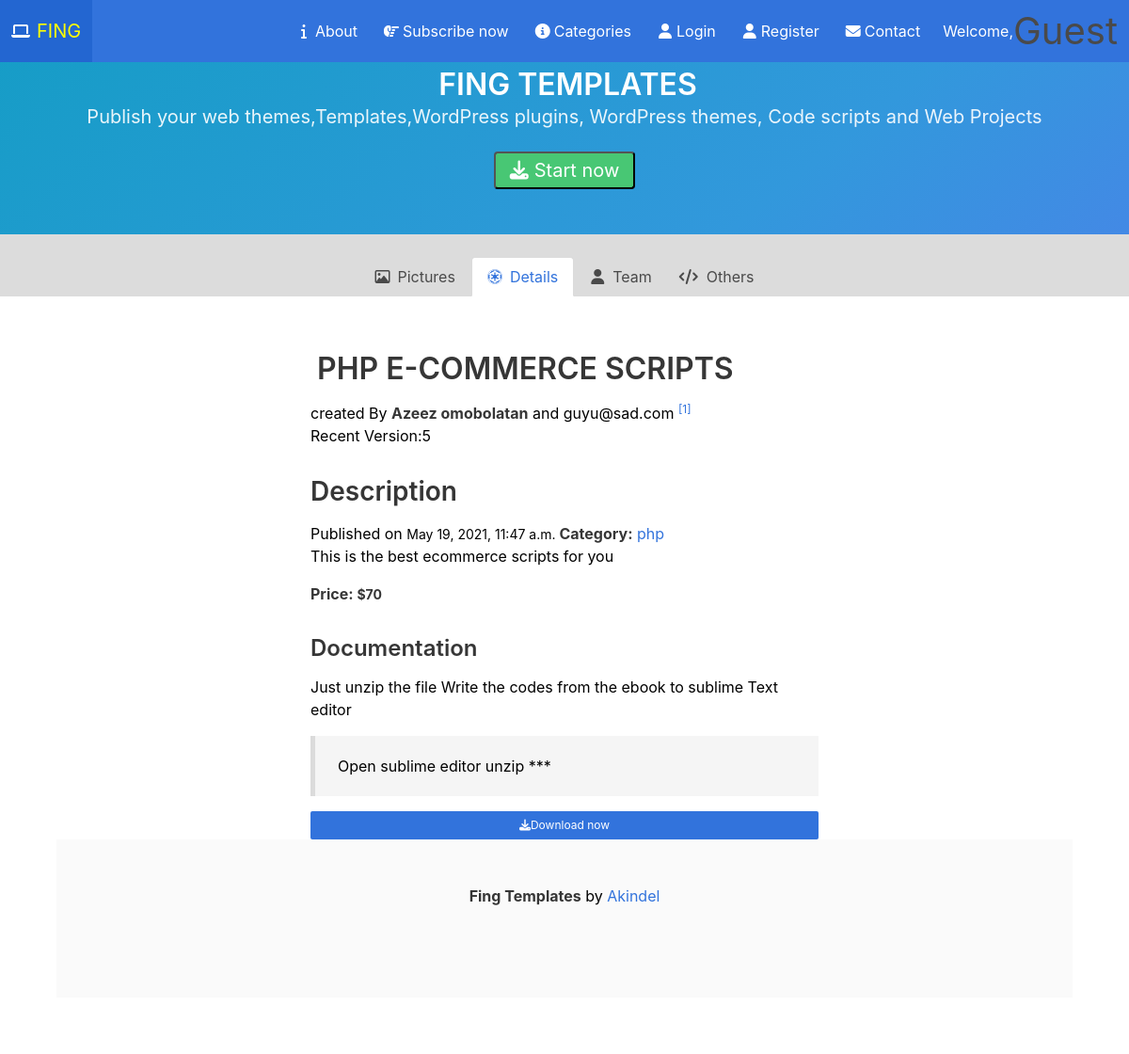
The page /details/1 on the database its author committed.
### project/models.py (models this page shows, shortened)
class Project(models.Model):
    user = models.CharField(max_length=60)
    title = models.CharField(max_length=500)
    imageUrl = models.URLField(blank=True)
    date = models.DateTimeField()
    active = models.BooleanField()
    version = models.IntegerField()
    file = models.FileField(upload_to='tmp')
    description = models.TextField()
    category = models.ForeignKey(Category, on_delete=models.CASCADE)
    price = models.IntegerField()
    document= models.TextField()
    code = models.TextField()
    contributor = models.EmailField(max_length=30)

class Category(models.Model):
    name = models.CharField(max_length=32)
    def __str__(self):
        return f" {self.name}"

### project/views.py (the view)
# urls.py: path("details/<int:id>", views.details, name="details"),
def details(request, id):
    item = Project.objects.get(id=id)
    return render(request, "projects/detail.html", {
        'item': item,
    })

### project/templates/projects/detail.html (shortened to what this page needs)
{% extends "projects/basic.html" %}
{% load static %}
{% block body %}
<link rel="stylesheet" href="{% static 'css/tabs.css' %}">
    <div class="tabs is-boxed is-centered main-menu" id="nav">
                <ul>
                    <li data-target="pane-1" id="1">
                        <a>
                            <span class="icon is-small"><i class="fa fa-image"></i></span>
                            <span>Pictures</span>
                        </a>
                    </li>
                    <li data-target="pane-2" id="2" class="is-active">
                        <a>
                            <span class="icon is-small"><i class="fab fa-empire"></i></span>
                            <span>Details</span>
                        </a>
                    </li>
                    <li data-target="pane-3" id="3">
                        <a>
                            <span class="icon is-small"><i class="fa fa-user"></i></span>
                            <span>Team</span>
                        </a>
                    </li>
                    <li data-target="pane-4" id="4">
                        <a>
                            <span class="icon is-small"><i class="fa fa-code"></i></span>
                            <span>Others</span>
                        </a>
                    </li>
                </ul>
            </div>
            <div class="tab-content">
                <div class="tab-pane is-active" id="pane-2">
                    <div class="content">
                        <h1>
{{ item.title }}
                        </h1>
                        <p>created By <strong>
                        {{ item.user }}</strong><span>
                            and {{ item.contributor }}
                        </span><sup><a>[1]</a></sup><br />Recent Version:{{ item.version }}</p>
                        <h2>Description</h2>
                        <p>
                            Published on <small> {{ item.date }} </small><strong>Category:</strong>
 <a href="{% url 'filter' item.category.name %}" class="link">{{ item.category }}</a><br />{{ item.description }}</p>
               <strong>
                   Price: <small>&dollar;{{ item.price }}</small>
               </strong>
                        <h3>Documentation</h3>
                        <p>
                            {{ item.document }}</p>
                    <blockquote>{{ item.code }}</blockquote>
                    <p>
		<a href="{{ item.file }}"><button type="submit" class="button is-link is-fullwidth has-text-weight-small is-small"><i class="fas fa-download"></i> Download now</button></a>
                    </p>
                    {% endblock %}

### project/templates/projects/basic.html (shortened to what this page needs)
{% load static %}
<!DOCTYPE html>
<html>
<head>
<link rel="stylesheet" href="{% static 'css/fonts/css/fontawesome-all.css' %}">
  <link rel="stylesheet" href="{% static 'css/bulma.min.css' %}" />
  <link rel="stylesheet" type="text/css" href="{% static 'css/index.css' %}" />
</head>
<body>
</head>
<body>
  <nav class="navbar is-link is-fixed-top">
    <div class="navbar-brand">
		<a class="navbar-item" href="../">
			<i class="fas fa-laptop"> </i>
			<h1>
			    FING
			</h1>
				</a>
    </div>
    <div id="navbarExampleTransparentExample" class="navbar-menu">
      <div class="navbar-end">
        <a class="navbar-item" href="#about">
          <span class="icon">
            <i class="fas fa-info"></i>
          </span>
          <span>About</span>
        </a>
  <a class="navbar-item" href="{% url 'subscribe' %}#subscribe">
          <span class="icon">
            <i class="fas fa-hand-point-right"></i>
          </span>
          <span>Subscribe now</span>
        </a>
        <a class="navbar-item" href="{% url 'categories' %}">
          <span class="icon">
            <i class="fas fa-info-circle"></i>
          </span>
          <span>Categories</span>
        </a>
           {% if user.is_authenticated %}
        <a class="navbar-item" href="#">
          <span class="icon">
            <i class="fas fa-file-alt"></i>
          </span>
          <span>Resume</span>
        </a>
        <a class="navbar-item" href="#">
          <span class="icon">
            <i class="fas fa-user-circle"></i>
          </span>
          <span>Portfolio</span>
        </a>
        <a class="navbar-item" href="{% url  'logout' %}">
          <span class="icon">
            <i class="fas fa-user"></i>
          </span>
          <span>Logout </span>
        </a>
        {% else %}
        <a class="navbar-item" href="{% url 'login' %}">
          <span class="icon">
            <i class="fas fa-user"></i>
          </span>
          <span>Login</span>
        </a>
        <a class="navbar-item" href="{% url 'register' %}">
          <span class="icon">
            <i class="fas fa-user"></i>
          </span>
          <span>Register</span>
        </a>
        {% endif %}
  <a class="navbar-item" href="{% url 'contact' %}">
       <span class="icon">
            <i class="fas fa-envelope"></i>
          </span>
          <span>Contact</span>
        </a>
       {% if request.user.is_authenticated %}
        <span class="navbar-item">
            Welcome, <small class="subtitle colored is-4">{{ user.username }}</small>
            {% else %}
            <span class="navbar-item">
                Welcome,<h3 class="subtitle colored is-2">Guest</h3>
        </span>{% endif %}
      </div>
    </div>
  </nav>
  <br />
  <section class="hero is-info is-bold">
    <div class="hero-body">
      <div class="container has-text-centered">
        <h1 class="title">FING Templates</h1>
        <h2 class="subtitle">
          Publish your web themes,Templates,WordPress plugins, WordPress themes, Code scripts and Web Projects
        </h2>
  <div class="control"><button class="tag is-success is-large"><i class="fas fa-download"></i><span class="now">Start now</span></button></div>
      </div>
    </div>
  </section>
  <br />
       {% block body %}
        {% endblock %}
 </div></div>
  <footer class="footer">
    <div class="container">
      <div class="content has-text-centered">
        <p>
          <strong>Fing Templates</strong> by
          <a href="https://github.com/hero757">Akindel</a>
          </p>
      </div>
    </div>
  </footer>
</body>
</html>

### project/static/css/index.css (style rules this page uses)
html, body { font-family: -apple-system, BlinkMacSystemFont, "Segoe UI", Roboto, Oxygen-Sans, Ubuntu, Cantarell, "Helvetica Neue", sans-serif; background: #DCDCDC; }
.container { max-width: 95%; }
.fa-code, .fa-search { margin-right: 0.5vw; }

### project/static/css/tabs.css (style rules this page uses)
.tabs { margin-bottom: -1px !important; position: relative; }
.tab-content { padding: 60px; top: 197px; color: #000; background-color: white; }
.tab-pane { display: none; }
.tab-pane.is-active { display: block; width: 50%; position: relative; left: 50%; transform: translateX(-50%); }
.is-active { display: initial; }

### project/templates/projects/basic.html (style rules this page uses)
h1 { padding-left:7px; color: yellow; text-transform: uppercase; font-size:20px; }
.now { padding-left:6px; }

### rows shown on the page
Project: title "PHP E-COMMERCE SCRIPTS", user "Azeez omobolatan", contributor "guyu@sad.com", version "5", date "May 19, 2021, 11:47 a.m.", category "php", description "This is the best ecommerce scripts for you", price "70", document "Just unzip the file Write the codes from the ebook to sublime Text editor", code "Open sublime editor unzip ***"
